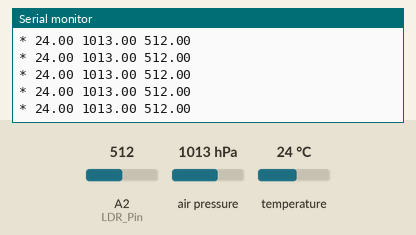
This sketch was run on a simulated Arduino Uno, built with avr-gcc and run on an emulated ATmega328P. On the bench: the last lines printed to the serial monitor. The test bench sets the inputs (shaded band); at power-on: A2 (LDR_Pin) = 512, air pressure 1013 hPa, temperature 24 °C.

Above: at 1.2 s.
1.3 s: A2 (LDR_Pin) set to 985
At 2.1 s:
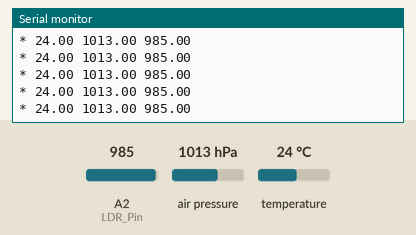
4.3 s: A2 (LDR_Pin) set to 1012
At 4.8 s:
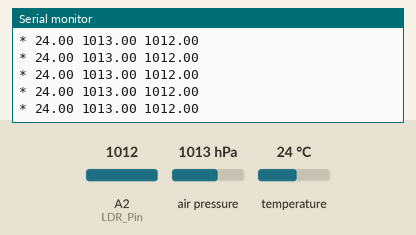
Timing chart, 0 to 7.3 s (numbered marks = the images above; inputs shaded):
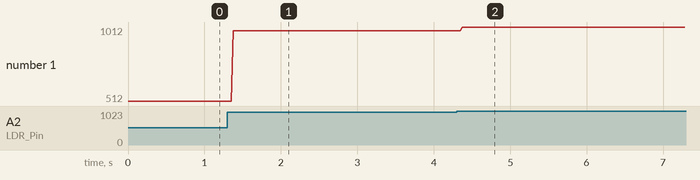

The sketch:

Arduino.ino
```cpp
///////////////////////////////////////////////////////////////////////////////////////
//                                                                                   //
//	Meteopy-project                                                              //
//	Licencia: CreativeCommons (Reconocimiento – NoComercial – CompartirIgual)    //
//	+ INFO= https://github.com/meteopy/meteopy                                   //
//	Contacto desarrollador = @coverantwarrior				     //		     #
//	Twitter oficial del proyecto = @meteopy                                      //
//										     //
///////////////////////////////////////////////////////////////////////////////////////
#include <Wire.h>
#include <Adafruit_BMP085.h>

int LDR_Pin = A2;

Adafruit_BMP085 bmp;

void setup() {
  Serial.begin(9600);
  int LDR = 0;
  bmp.begin();
}

void loop() {
  float LDR = analogRead(LDR_Pin);
  float t2 = bmp.readTemperature();
  float p = bmp.readPressure();
    Serial.print("* ");
    Serial.print(t2);
    Serial.print(" ");
    Serial.print(p/100);
    Serial.print(" ");
    Serial.println(LDR);

}
```

Measured:
- after the input at 1.3 s, the serial monitor: prints a new line after 0.08 s (image 1)
- after the input at 4.3 s, the serial monitor: prints a new line after 0.07 s (image 2)
- plotted number 1: 512 → 985 after the input at 1.3 s, 985 → 1012 after the input at 4.3 s
